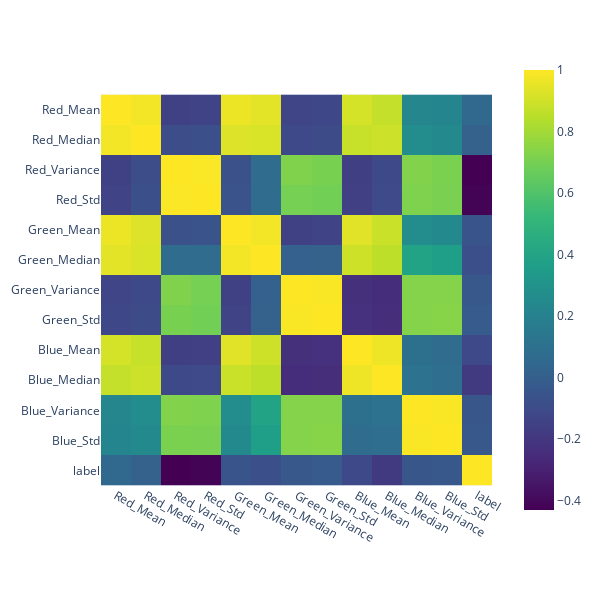

The code cell stored with this chart in its notebook:
### Code cell
# plot correlation
import plotly.express as px
fig = px.imshow(corr_matrix, x = corr_matrix.columns, y = corr_matrix.columns, color_continuous_scale = 'Viridis', title = '')
fig.update_layout(width = 600, height = 600)
fig.show()

### Figure 1 — Plotly figure (JSON) as saved in the notebook; plotly's stock layout.template omitted (floating-point values rounded to 4 significant figures; data arrays with more than 128 entries replaced by an {"elided": "..."} marker saying what was removed)
{"data": [{"coloraxis": "coloraxis", "hovertemplate": "x: %{x}<br>y: %{y}<br>color: %{z}<extra></extra>", "name": "0", "type": "heatmap", "x": ["Red_Mean", "Red_Median", "Red_Variance", "Red_Std", "Green_Mean", "Green_Median", "Green_Variance", "Green_Std", "Blue_Mean", "Blue_Median", "Blue_Variance", "Blue_Std", "label"], "xaxis": "x", "y": ["Red_Mean", "Red_Median", "Red_Variance", "Red_Std", "Green_Mean", "Green_Median", "Green_Variance", "Green_Std", "Blue_Mean", "Blue_Median", "Blue_Variance", "Blue_Std", "label"], "yaxis": "y", "z": {"elided": "13x13 float values"}}], "layout": {"coloraxis": {"colorscale": [[0, "#440154"], [0.1111, "#482878"], [0.2222, "#3e4989"], [0.3333, "#31688e"], [0.4444, "#26828e"], [0.5556, "#1f9e89"], [0.6667, "#35b779"], [0.7778, "#6ece58"], [0.8889, "#b5de2b"], [1, "#fde725"]]}, "height": 600, "margin": {"t": 60}, "width": 600, "xaxis": {"anchor": "y", "autorange": true, "constrain": "domain", "domain": [0, 1], "range": [-0.5, 12.5], "scaleanchor": "y", "type": "category"}, "yaxis": {"anchor": "x", "autorange": true, "constrain": "domain", "domain": [0.075, 0.925], "range": [12.5, -0.5], "type": "category"}}}
